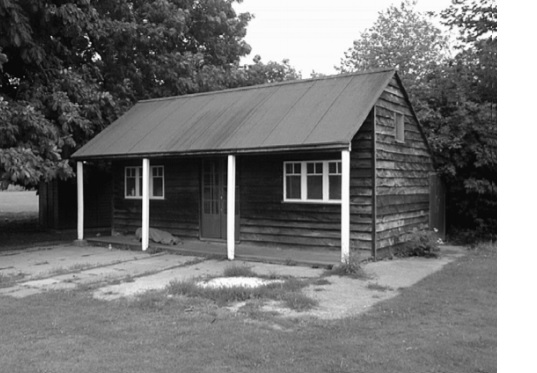
//> input picture NormalizedEightPointAlgorithm/img1.png, 537 x 373 px
$ ./normalizedEightPointAlgorithm   (built with g++ and OpenCV 4)
//> lines starting //> are read from the running program, lines starting //| are printed output that depends on the picture
#include <opencv2/opencv.hpp>
#include <opencv2/features2d.hpp>
#include <vector>
#include <iostream>

cv::Mat F_Matrix_Eight_Point(const std::vector<cv::Point2f>& points1, const std::vector<cv::Point2f>& points2) {
    // Check if the number of points is at least 8
    if (points1.size() < 8 || points2.size() < 8) {
        std::cerr << "Insufficient number of points for computing Fundamental Matrix." << std::endl;
        return cv::Mat();
    }

    // Construct the A matrix
    cv::Mat A(points1.size(), 9, CV_64F);
    for (size_t i = 0; i < points1.size(); ++i) {
        const double u1 = points1[i].x;
        const double v1 = points1[i].y;
        const double u2 = points2[i].x;
        const double v2 = points2[i].y;
        A.at<double>(i, 0) = u1 * u2;
        A.at<double>(i, 1) = v1 * u2;
        A.at<double>(i, 2) = u2;
        A.at<double>(i, 3) = u1 * v2;
        A.at<double>(i, 4) = v1 * v2;
        A.at<double>(i, 5) = v2;
        A.at<double>(i, 6) = u1;
        A.at<double>(i, 7) = v1;
        A.at<double>(i, 8) = 1.0;
    }

    // Compute SVD of A
    cv::SVD svd(A, cv::SVD::FULL_UV);

    // Extract the last column of V (which corresponds to the smallest singular value)
    cv::Mat F = svd.vt.row(svd.vt.rows - 1).reshape(0, 3);

    // Enforce rank 2 constraint on F
    cv::SVD rank2_svd(F, cv::SVD::FULL_UV);
    cv::Mat singular_values = rank2_svd.w;
    singular_values.at<double>(2) = 0.0;
    F = rank2_svd.u * cv::Mat::diag(singular_values) * rank2_svd.vt;

    // Normalize the matrix
    F /= F.at<double>(2, 2);

    return F;
}

// Normalize points
void normalizePoints(const std::vector<cv::Point2f>& points, std::vector<cv::Point2f>& normalized_points) {
    // Compute centroid
    cv::Point2f centroid(0, 0);
    for (const auto& point : points) {
        centroid += point;
    }
    centroid.x /= points.size();
    centroid.y /= points.size();

    // Compute standard deviation
    cv::Point2f stddev(0, 0);
    for (const auto& point : points) {
        stddev.x += (point.x - centroid.x) * (point.x - centroid.x);
        stddev.y += (point.y - centroid.y) * (point.y - centroid.y);
    }
    stddev.x = sqrt(stddev.x / points.size());
    stddev.y = sqrt(stddev.y / points.size());

    // Normalize points
    normalized_points.clear();
    for (const auto& point : points) {
        cv::Point2f normalized_point;
        normalized_point.x = (point.x - centroid.x) / stddev.x;
        normalized_point.y = (point.y - centroid.y) / stddev.y;
        normalized_points.push_back(normalized_point);
    }
}


cv::Mat F_Matrix_Normalized_Eight_Point(const std::vector<cv::Point2f>& points1, const std::vector<cv::Point2f>& points2) {
    // Normalize points
    std::vector<cv::Point2f> normalized_points1, normalized_points2;
    normalizePoints(points1, normalized_points1);
    normalizePoints(points2, normalized_points2);

    // Compute the Fundamental Matrix using the normalized points
    cv::Mat F = F_Matrix_Eight_Point(normalized_points1, normalized_points2);

    // Enforce rank-2 constraint on the Fundamental Matrix (copy from earlier implementation)
    cv::SVD rank2_svd(F, cv::SVD::FULL_UV);
    cv::Mat singular_values = rank2_svd.w;
    singular_values.at<double>(2) = 0.0;
    F = rank2_svd.u * cv::Mat::diag(singular_values) * rank2_svd.vt;

    // Normalize the matrix
    F /= F.at<double>(2, 2);

    return F;
}

int main()
{
    cv::Mat img1 = cv::imread("../img1.png", cv::IMREAD_GRAYSCALE);
//> img1 is the input picture: 373 rows x 537 cols, CV_8UC1; min 4, max 255, mean 117.2
    cv::Mat img2 = cv::imread("../img2.png", cv::IMREAD_GRAYSCALE);
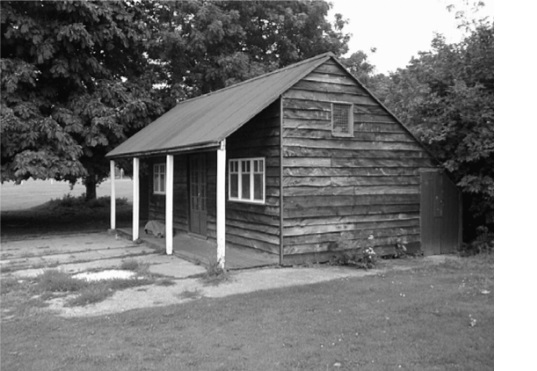
//> input picture NormalizedEightPointAlgorithm/img2.png, 537 x 371 px
//> img2 is the input picture: 371 rows x 537 cols, CV_8UC1; min 4, max 255, mean 118.2

    if (img1.empty() || img2.empty()) {
        std::cout << "Could not open or find the images!\n";
        return -1;
    }

    cv::Ptr<cv::Feature2D> sift = cv::SIFT::create();

    std::vector<cv::KeyPoint> keypoints1, keypoints2;
    cv::Mat descriptors1, descriptors2;
    sift->detectAndCompute(img1, cv::noArray(), keypoints1, descriptors1);
//> keypoints1 = 1967 keypoints; strongest (x, y, size): (231, 160, 5.6), (97, 57, 4.9), (345, 156, 6.4), (145, 163, 4.8)
    sift->detectAndCompute(img2, cv::noArray(), keypoints2, descriptors2);
//> keypoints2 = 2217 keypoints; strongest (x, y, size): (124, 79, 3.4), (102, 51, 1.8), (221, 155, 6.8), (145, 54, 3.4)

    // Convert descriptors to type CV_32F for FLANN-based matcher
    if (descriptors1.type() != CV_32F) descriptors1.convertTo(descriptors1, CV_32F);
    if (descriptors2.type() != CV_32F) descriptors2.convertTo(descriptors2, CV_32F);

    cv::Ptr<cv::DescriptorMatcher> matcher = cv::DescriptorMatcher::create(cv::DescriptorMatcher::FLANNBASED);
    std::vector<std::vector<cv::DMatch>> knn_matches;
    matcher->knnMatch(descriptors1, descriptors2, knn_matches, 2); // Find 2 nearest matches
//> knn_matches = 1967 matches

    // Lowe's ratio test to filter matches
    const float ratio_thresh = 0.9f;
    std::vector<cv::DMatch> good_matches;
    for (size_t i = 0; i < knn_matches.size(); i++) {
        if (knn_matches[i][0].distance < ratio_thresh * knn_matches[i][1].distance) {
            good_matches.push_back(knn_matches[i][0]);
        }
    }
//> after the loop, good_matches = 459 matches

    // Extract location of good matches
    std::vector<cv::Point2f> points1, points2;
    for (size_t i = 0; i < good_matches.size(); i++) {
        points1.push_back(keypoints1[good_matches[i].queryIdx].pt);
        points2.push_back(keypoints2[good_matches[i].trainIdx].pt);
    }
//> after the loop, points1 = 459 Points (x, y), first 12: [3.21, 163.8], [4.91, 55.33], [4.91, 55.33], [5.74, 290.9], [6.04, 188], [8.09, 57.08], [11.41, 148.2], [14.37, 176.2], [15.63, 273.9], [15.7, 272], [15.81, 118.4], [16.25, 65.29]; points2 = 459 Points (x, y), first 12: [43.89, 178.9], [236.7, 11.66], [35.81, 296.4], [73.78, 276.6], [19.29, 182.7], [343, 58.42], [440.5, 137.7], [24.01, 144.4], [30.51, 178.3], [216.7, 7.72], [106.5, 100.2], [359.1, 122.8]

    // Visualize the inlier matches
    cv::Mat img_matches;
    cv::drawMatches(img1, keypoints1, img2, keypoints2, good_matches, img_matches, cv::Scalar::all(-1),
                    cv::Scalar::all(-1), std::vector<char>(), cv::DrawMatchesFlags::NOT_DRAW_SINGLE_POINTS);
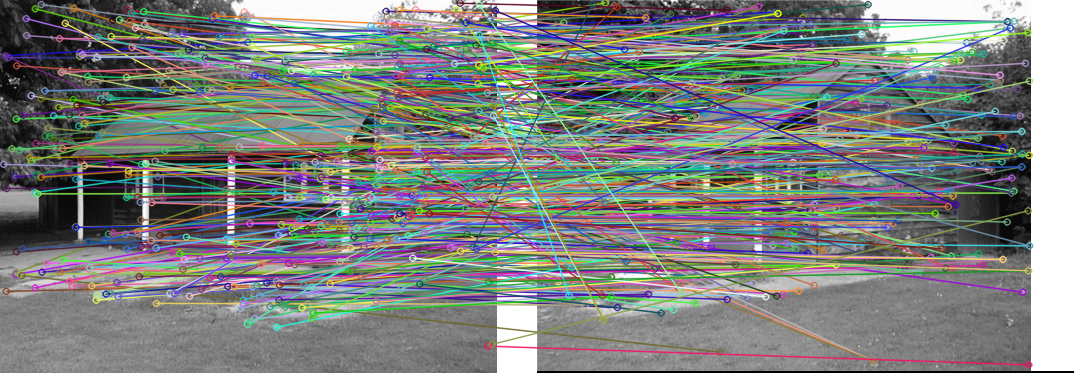
//> img_matches: 373 rows x 1074 cols, CV_8UC3; mean B, G, R 126.1, 129.1, 125.2

    cv::imshow("Matches", img_matches);
    cv::waitKey();

    // Compute the Fundamental Matrix using the custom function
    cv::Mat fundamentalMatrix = F_Matrix_Normalized_Eight_Point(points1, points2);
//> the loop in normalizePoints, `for (const auto& point : points)` made 459 passes
//> (point, centroid) on passes 2 to 4: (Point(4.91, 55.33), Point(8.12, 219.2)), (Point(4.91, 55.33), Point(13.03, 274.5)), (Point(5.74, 290.8), Point(18.77, 565.4))
//> after the loop in normalizePoints, `for (const auto& point : points)`: centroid = Point(122788.1, 75546.4)
//> in normalizePoints, `centroid.x /= points.size();`: centroid = Point(267.5, 75546.4)
//> in normalizePoints, `centroid.y /= points.size();`: centroid = Point(267.5, 164.6)
//> the loop in normalizePoints, `for (const auto& point : points)` made 459 passes
//> point on passes 1 to 3: Point(3.21, 163.9), Point(4.91, 55.33), Point(4.91, 55.33)
//> in normalizePoints, `stddev.x = sqrt(stddev.x / points.size());`: stddev = Point(141.9, 3573166.2)
//> in normalizePoints, `stddev.y = sqrt(stddev.y / points.size());`: stddev = Point(141.9, 88.23)
//> after the loop in normalizePoints, `for (const auto& point : points)`: normalized_points = 459 Points (x, y), first 12: [-1.86, -0.00837], [-1.85, -1.24], [-1.85, -1.24], [-1.84, 1.43], [-1.84, 0.265], [-1.83, -1.22], [-1.8, -0.185], [-1.78, 0.132], [-1.77, 1.24], [-1.77, 1.22], [-1.77, -0.523], [-1.77, -1.13]
//> in F_Matrix_Normalized_Eight_Point, `normalizePoints(points1, normalized_points1);`: normalized_points1 has the same summary as normalized_points in normalizePoints
//> the loop in normalizePoints (call 2), `for (const auto& point : points)` made 459 passes
//> (point, centroid) on passes 2 to 4: (Point(236.7, 11.66), Point(280.6, 190.5)), (Point(35.81, 296.4), Point(316.4, 487)), (Point(73.78, 276.6), Point(390.2, 763.5))
//> the loop in normalizePoints (call 2), `for (const auto& point : points)` made 459 passes
//> in F_Matrix_Normalized_Eight_Point, `normalizePoints(points2, normalized_points2);`: normalized_points2 = 459 Points (x, y), first 12: [-1.51, 0.151], [-0.0969, -1.84], [-1.57, 1.55], [-1.29, 1.32], [-1.69, 0.196], [0.68, -1.29], [1.39, -0.34], [-1.65, -0.26], [-1.6, 0.144], [-0.243, -1.89], [-1.05, -0.787], [0.798, -0.518]
//> the loop in F_Matrix_Eight_Point, `for (size_t i = 0; i < points1.size(); ++i)` made 459 passes
//> (u1, v1, u2, v2) on passes 1 to 3: (-1.86, -0.00837, -1.51, 0.151), (-1.85, -1.24, -0.0969, -1.84), (-1.85, -1.24, -1.57, 1.55)
//> in F_Matrix_Eight_Point, `cv::Mat F = svd.vt.row(svd.vt.rows - 1).reshape(0, 3);`: F = [[0.0894, 0.0765, 0.153], [-0.0182, 0.261, 0.665], [-0.121, -0.605, -0.266]]
//> in F_Matrix_Eight_Point, `cv::Mat singular_values = rank2_svd.w;`: singular_values = [0.919, 0.384, 0.0842]
//> in F_Matrix_Eight_Point, `singular_values.at<double>(2) = 0.0;`: singular_values = [0.919, 0.384, 0]
//> in F_Matrix_Eight_Point, `F = rank2_svd.u * cv::Mat::diag(singular_values) * rank2_svd.vt;`: F = [[0.00986, 0.097, 0.145], [-0.00357, 0.258, 0.667], [-0.128, -0.603, -0.267]]
//> in F_Matrix_Eight_Point, `F /= F.at<double>(2, 2);`: F = [[-0.037, -0.364, -0.542], [0.0134, -0.965, -2.5], [0.48, 2.26, 1]]
//> in F_Matrix_Normalized_Eight_Point, `cv::Mat singular_values = rank2_svd.w;`: singular_values = [3.45, 1.44, 1.27e-17]
//> in F_Matrix_Normalized_Eight_Point, `singular_values.at<double>(2) = 0.0;`: singular_values = [3.45, 1.44, 0]
//> fundamentalMatrix has the same summary as F in F_Matrix_Eight_Point
    std::cout << fundamentalMatrix << std::endl;
//| [-0.03695046170049582, -0.3636985187228612, -0.5424374134572836;
//|  0.01336401035883689, -0.9653133846883682, -2.499065180309307;
//|  0.4795498680914271, 2.262180315096523, 1]

    return 0;
}
